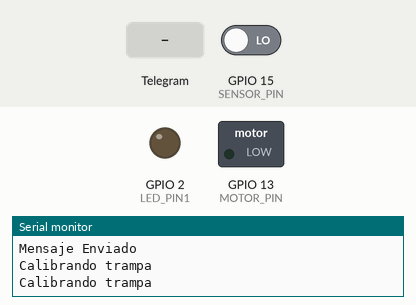
Bench run of a program on a simulated ESP32. Shown: switched loads named in the program (green lamp = pin HIGH), output pins drawn as LEDs (lit = HIGH), the last lines printed to the serial monitor. The inputs (shaded band) are chosen by the test bench; at power-on: GPIO 15 (SENSOR_PIN) LOW. WiFi joins after 1.5 s; servers stay silent unless stated; the local clock reads 2024-03-15 10:24:30 at power-on unless the program sets it.

Above: at 2.7 s.
2.8 s: Telegram message "/status" received
4.5 s: Telegram message "/calibrado" received
6.9 s: Telegram message "/si" received
At 8.7 s:
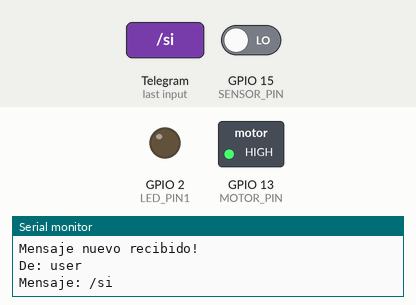
Timing chart, 0 to 10.6 s (numbered marks = the images above; inputs shaded):
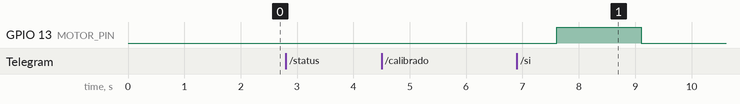

The program:

main.cpp
```cpp
#include <Arduino.h>
#include <TelegramMsgHandler.h>
#include <WifiHandler.h>
#include <TelegramMsgHandler.h>
#include <CheckStatusHandler.h>
#include <constants/constants.h>

const int SENSOR_PIN = 15;
const int MOTOR_PIN = 13; // LED 2
// Definir tus credenciales Wi-Fi
const char *ssid = SSID;
const char *password = PASSWORD;
unsigned long previousMillis = 0;
const long interval = 10000;

const int LED_PIN1 = 2; // LED1

bool flagCalibration = false;

WiFiHandler wifiHandler(ssid, password);
TelegramMsgHandler telegramMsgHandler;
CheckStatusHandler statusHandler(telegramMsgHandler);

void setup()
{
  SENSOR_PIN_COPY = SENSOR_PIN;
  pinMode(LED_PIN1, OUTPUT);
  pinMode(MOTOR_PIN, OUTPUT);
  // Inicia el pin del sensor como entrada.
  pinMode(SENSOR_PIN, INPUT);
  Serial.begin(115200);
  wifiHandler.connectWiFi();
}

void loop()
{
  unsigned long currentMillis = millis();

  if (!wifiHandler.isWiFiConnected())
  {
    if (currentMillis - previousMillis >= interval)
    {
      previousMillis = currentMillis;
      Serial.println("Intentando reconectar a WiFi...");
      wifiHandler.connectWiFi();
    }
  }

  while (wifiHandler.isWiFiConnected())
  {
    // activa la trampa
    while (!TRAMPA_ACTIVADA)
    {
      telegramMsgHandler.sendTelegramMessage("Sistema en linea.\nPor favor ingrese el numero de de veces que el motor girara para calibrar su posicion.");
      telegramMsgHandler.sendTelegramMessage("Cuando este calibrado envie:\n/calibrado");

      // calibra la trampa
      do
      {
        Serial.println("Calibrando trampa");
        telegramMsgHandler.processNewMessages();
        statusHandler.calibrateMotor(MOTOR_PIN, TIMES);
      } while (!SYSTEM_READY);
      TRAMPA_ACTIVADA = true;
    }

    statusHandler.checkSensorStatus(SENSOR_PIN, MOTOR_PIN);
    telegramMsgHandler.processNewMessages();
  }

  digitalWrite(LED_PIN1, HIGH);
  delay(250);
  digitalWrite(LED_PIN1, LOW);
  delay(250);
}
```

CheckStatusHandler.h
```cpp
#ifndef CHECK_STATUS_HANDLER_H
#define CHECK_STATUS_HANDLER_H

#include <constants/constants.h>
#include <TelegramMsgHandler.h>

class CheckStatusHandler
{

private:
    TelegramMsgHandler &telegramMsgHandler;
    float temperatura = 0.0;
    float ph = 0.0;
    bool flagTempErrorTelegram = false;
    bool flagPhErrorTelegram = false;

public:
    CheckStatusHandler(TelegramMsgHandler &telegramHandler)
        : telegramMsgHandler(telegramHandler) {}

    void checkSensorStatus(int sensorPin, int motorPin)
    {
        int sensorValue = digitalRead(sensorPin);
        Serial.println("Estado Sensor: " + String(sensorValue));
        while (sensorValue == LOW && !SYSTEM_RELEASED)
        {
            delay(1000);
            sensorValue = digitalRead(sensorPin);
            if (sensorValue == LOW)
            {
                Serial.println("Sensor Activado!");
                telegramMsgHandler.sendTelegramMessage("Sensor Activado!\nCerrar Trampa?\n/si");
                SENSOR_VALUE = true;
                telegramMsgHandler.processNewMessages();
                if (RELEASE)
                {
                    digitalWrite(motorPin, HIGH);
                    delay(1500);
                    digitalWrite(motorPin, LOW);
                    SYSTEM_RELEASED = true;
                    SENSOR_VALUE = false;
                    telegramMsgHandler.sendTelegramMessage("Trampa Liberada!");
                }
            }
            else
            {
                SENSOR_VALUE = false;
                Serial.println("Sensor Normal\nFalsa alarma");
                telegramMsgHandler.sendTelegramMessage("Sensor Normal\nFalsa alarma");
            }
        }
    }

    void calibrateMotor(int motorPin, int times)
    {
        if (times != 0)
        {
            for (int i = 0; i < times; i++)
            {
                digitalWrite(motorPin, HIGH);
                delay(25);
                digitalWrite(motorPin, LOW);
                delay(500);
            }
            TIMES = 0;
        }
    }
};
#endif
```

TelegramMsgHandler.h
```cpp
#ifndef TELEGRAM_MSG_HANDLER_H
#define TELEGRAM_MSG_HANDLER_H

#include <Arduino.h>
#include <UniversalTelegramBot.h>
#include <ArduinoJson.h>
#include <WiFiClientSecure.h>
#include <constants/constants.h>
#include <iostream>
#include <string>

class TelegramMsgHandler
{
private:
    WiFiClientSecure client;
    UniversalTelegramBot *bot;                                               // Usa puntero para inicializar más tarde
    const char *botToken = "7717112465:AAFcvwfl4SpyarNjD2anlm3xv5i8HTTl08U"; // Token del bot de Telegram
    const char *chat_id = "5360688446";                                      // Chat ID de Telegram

    void sincronizeTime()
    {
        if (!bot)
        {
            // Sincroniza tiempo y configura cliente antes de inicializar el bot
            client.setCACert(TELEGRAM_CERTIFICATE_ROOT);
            Serial.print("Retrieving time: ");
            configTime(0, 0, "pool.ntp.org"); // get UTC time via NTP
            time_t now = time(nullptr);
            while (now < 24 * 3600)
            {
                Serial.print(".");
                delay(100);
                now = time(nullptr);
            }
            Serial.println(now);
            bot = new UniversalTelegramBot(botToken, client);
        }
    }

    bool stringInArray(String valor, String arreglo[], int tamano)
    {
        for (int i = 0; i < tamano; i++)
        {
            if (arreglo[i] == valor)
            {
                return true; // El valor fue encontrado
            }
        }
        return false; // El valor no fue encontrado
    }

public:
    TelegramMsgHandler()
        : bot(nullptr) // Inicializa puntero a bot
    {
    }

    void sendTelegramMessage(const char *message)
    {
        Serial.println("Enviando Mensaje a Telegram.");
        sincronizeTime();
        if (bot->sendMessage(chat_id, message, ""))
        {
            Serial.println("Mensaje Enviado");
        }
        else
        {
            Serial.println("Error Enviando Mensaje!");
        }
    }

    void processNewMessages()
    {
        sincronizeTime();

        // Verifica si hay nuevos mensajes desde la última actualización
        int numNewMessages = bot->getUpdates(bot->last_message_received + 1);

        while (numNewMessages)
        {
            Serial.println("Mensaje nuevo recibido!");
            for (int i = 0; i < numNewMessages; i++)
            {
                String chatId = bot->messages[i].chat_id;
                String text = bot->messages[i].text;
                String fromName = bot->messages[i].from_name;

                if (fromName == "")
                {
                    fromName = "Usuario desconocido";
                }

                // Mostrar el mensaje
                String de = "De: " + fromName;
                String msj = "Mensaje: " + text;
                Serial.println(de + "\n" + msj);

                // Puedes responder automáticamente si lo deseas
                bot->sendMessage(chatId, "Procesando mensaje: " + text, "");

                std::string s = text.c_str();

                if (esEntero(s))
                {
                    if (!TRAMPA_ACTIVADA)
                    {
                        int times = text.toInt();
                        TIMES = times;
                    }
                    else
                    {
                        bot->sendMessage(chatId, "La trampa ya esta armada\nPara reiniciar envie\n/reiniciar", "");
                    }
                }
                else
                {

                    if (stringInArray(text, COMMNADS, 4))
                    {
                        if (text.equals("/status"))
                        {
                            int sensorValue = digitalRead(SENSOR_PIN_COPY);
                            if (sensorValue == LOW) {
                                bot->sendMessage(chatId, "Sensor activado", "");
                            }
                            else{
                                bot->sendMessage(chatId, "Sensor NO activado", "");
                            }
                        }
                        else if (text.equals("/calibrado"))
                        {
                            if (!TRAMPA_ACTIVADA)
                            {
                                SYSTEM_READY = true;
                                bot->sendMessage(chatId, "Sistema Armado.", "");
                            }
                            else
                            {
                                bot->sendMessage(chatId, "La trampa ya esta armada\nPara reiniciar envie\n/reiniciar", "");
                            }
                        }
                        else if (text.equals("/si"))
                        {
                            if (!SYSTEM_RELEASED && SENSOR_VALUE)
                            {
                                RELEASE = true;
                            }
                            else if (SYSTEM_RELEASED)
                            {
                                bot->sendMessage(chatId, "La trampa ya se disparo!", "");
                            }
                            else if (!SYSTEM_RELEASED && !SENSOR_VALUE)
                            {
                                bot->sendMessage(chatId, "No se puede liberar la trampa\nEl sensor no ha detectado movimiento", "");
                            }
                        }
                        else if (text.equals("/reiniciar"))
                        {
                            bot->sendMessage(chatId, "Reiniciando Trampa...", "");
                            numNewMessages = bot->getUpdates(bot->last_message_received + 1);
                            delay(2000);
                            esp_restart();
                        }
                    }
                    else
                    {
                        bot->sendMessage(chatId, "Error!\nComando: " + text + " no existe.", "");
                    }
                }
            }

            // Actualiza los mensajes entrantes
            numNewMessages = bot->getUpdates(bot->last_message_received + 1);
        }
    }

    bool checkForNewMessages()
    {
        sincronizeTime();

        // Verifica si hay nuevos mensajes desde la última actualización
        int numNewMessages = bot->getUpdates(bot->last_message_received + 1);

        return numNewMessages != 0;
    }

    bool esEntero(const std::string &str)
    {
        try
        {
            std::size_t pos;
            std::stoi(str, &pos);
            // Verificamos que toda la cadena fue procesada
            return pos == str.size();
        }
        catch (std::invalid_argument &e)
        {
            return false;
        }
        catch (std::out_of_range &e)
        {
            return false;
        }
    }

    ~TelegramMsgHandler()
    {
        if (bot)
        {
            delete bot; // Libera memoria del bot al destruir el objeto
        }
    }
};
#endif
```

WifiHandler.h
```cpp
#ifndef WIFIHANDLER_H
#define WIFIHANDLER_H

#include <WiFi.h>
#include <constants/constants.h>

class WiFiHandler
{
private:
    const char *ssid;
    const char *password;

public:
    WiFiHandler(const char *wifiSSID, const char *wifiPassword)
        : ssid(wifiSSID), password(wifiPassword) {}

    void connectWiFi()
    {
        if (WiFi.status() != WL_CONNECTED)
        {
            WiFi.begin(ssid, password);
            Serial.println("\nConectando a WiFi...");

            unsigned long startAttemptTime = millis();

            // Intentar conectar por 5 segundos
            int counter = 0;
            while (WiFi.status() != WL_CONNECTED && millis() - startAttemptTime < 5000)
            {
                Serial.print(".");
                delay(500);
                counter++;
            }
            IPAddress ip = WiFi.localIP();
            if (ip.toString() != "0.0.0.0")
            {
                Serial.print("\nWiFi connected. IP address: ");
                Serial.println(ip);
            }

            if (WiFi.status() == WL_CONNECTED)
            {
                Serial.println("\nConexión exitosa!");
            }
            else
            {
                Serial.println("\nNo se pudo conectar a WiFi.");
            }
        }
    }

    bool isWiFiConnected()
    {
        return WiFi.status() == WL_CONNECTED;
    }
};

#endif
```

constants.cpp
```cpp
#include <constants/constants.h>

// Definiciones de las variables
const char* SSID = "TP-Cruz";
const String SSIDSTR = "TP-Cruz";
const char* PASSWORD = "R1g3lC4uz";
int SENSOR_PIN_COPY = 0;
bool TRAMPA_ACTIVADA = false;
bool SYSTEM_READY = false;
bool RELEASE = false;
bool SYSTEM_RELEASED = false;
int TIMES = 0;
bool SENSOR_VALUE = false;
String COMMNADS[] = {"/calibrado", "/si", "/reiniciar", "/status"};
```

constants.h
```cpp
#ifndef CONSTANTS_H
#define CONSTANTS_H

#include <Arduino.h>

// Definiciones de constantes
extern const char* SSID;
extern const String SSIDSTR;
extern const char* PASSWORD;
extern int SENSOR_PIN_COPY;
extern bool TRAMPA_ACTIVADA;
extern bool SYSTEM_READY;
extern bool RELEASE;
extern bool SYSTEM_RELEASED;
extern int TIMES;
extern bool SENSOR_VALUE;
extern String COMMNADS[];
#endif // CONSTANTS_H
```

Measured:
- after the input at 6.9 s, GPIO 13 (MOTOR_PIN): LOW → HIGH after 0.71 s, → LOW 1.5 s later
